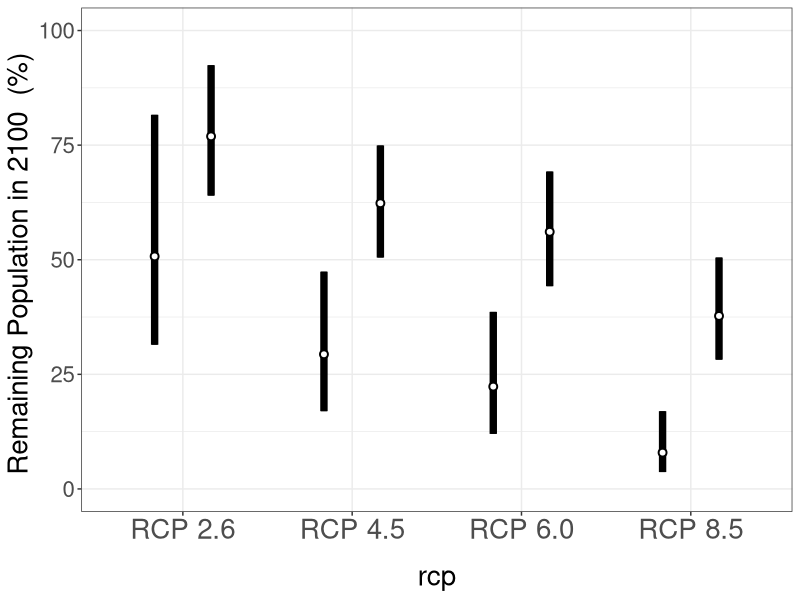

This chart was generated by the following R code:
betts_2005<-0.76
ipcc_ar5_1986_2005<-0

model_rate_birds<-0.0701
model_pop_birds<- -0.0474
model_pop_birds_lci<- -0.0251
model_pop_birds_uci<- -0.0692  

model_rate_mammals<-0.079
model_pop_mammals<- -0.0207
model_pop_mammals_lci<- -0.0066
model_pop_mammals_uci<- -0.0346  


pop_extrap<-function(year,temp, class){
  year_diff<-year - 2005
  temp_diff<-temp - ipcc_ar5_1986_2005#betts_2005
  rate<-temp_diff/year_diff
  
  if (class=="Birds"){
   rate_birds<-rate/model_rate_birds  
   lambda_mean<-rate_birds*model_pop_birds
   lambda_mean_lci<-rate_birds*model_pop_birds_lci
   lambda_mean_uci<-rate_birds*model_pop_birds_uci
   
   pop_decline<-(1 + lambda_mean)^year_diff
   pop_decline_lci<-(1 + lambda_mean_lci)^year_diff
   pop_decline_uci<-(1 + lambda_mean_uci)^year_diff
  
   pop_decline_int<-c(pop_decline_lci, pop_decline, pop_decline_uci) 
    } 
  if (class=="Mammals") {
      rate_mammals<-rate/model_rate_mammals  
      lambda_mean<-rate_mammals*model_pop_mammals
      lambda_mean_lci<-rate_mammals*model_pop_mammals_lci
      lambda_mean_uci<-rate_mammals*model_pop_mammals_uci
      
      pop_decline<- (1 + lambda_mean)^year_diff
      pop_decline_lci<-(1 + lambda_mean_lci)^year_diff
      pop_decline_uci<-(1 + lambda_mean_uci)^year_diff
      
      pop_decline_int<-c(pop_decline_lci, pop_decline, pop_decline_uci) 
  }

  return(pop_decline_int)
}

# years<-seq(2040,2100,10)
# temps<-rep(1.5, 7)
# birds<-rep("Birds",7)

year<-2100

Paris<-pop_extrap(year,1.5, "Birds")
Cancun<-pop_extrap(year,2, "Birds")

RCP2.6_blci<-pop_extrap(year,0.3, "Birds")
RCP2.6_bm<-pop_extrap(year,1, "Birds")
RCP2.6_buci<-pop_extrap(year,1.7, "Birds")

RCP4.5_blci<-pop_extrap(year,1.1, "Birds")
RCP4.5_bm<-pop_extrap(year,1.8, "Birds")
RCP4.5_buci<-pop_extrap(year,2.6, "Birds")

RCP6.0_blci<-pop_extrap(year,1.4, "Birds")
RCP6.0_bm<-pop_extrap(year,2.2, "Birds")
RCP6.0_buci<-pop_extrap(year,3.1, "Birds")

RCP8.5_blci<-pop_extrap(year,2.6, "Birds")
RCP8.5_bm<-pop_extrap(year,3.7, "Birds")
RCP8.5_buci<-pop_extrap(year,4.8, "Birds")


RCP2.6_mlci<-pop_extrap(year,0.3, "Mammals")
RCP2.6_mm<-pop_extrap(year,1.0, "Mammals")
RCP2.6_muci<-pop_extrap(year,1.7, "Mammals")

RCP4.5_mlci<-pop_extrap(year,1.1, "Mammals")
RCP4.5_mm<-pop_extrap(year,1.8, "Mammals")
RCP4.5_muci<-pop_extrap(year,2.6, "Mammals")

RCP6.0_mlci<-pop_extrap(year,1.4, "Mammals")
RCP6.0_mm<-pop_extrap(year,2.2, "Mammals")
RCP6.0_muci<-pop_extrap(year,3.1, "Mammals")

RCP8.5_mlci<-pop_extrap(year,2.6, "Mammals")
RCP8.5_mm<-pop_extrap(year,3.7, "Mammals")
RCP8.5_muci<-pop_extrap(year,4.8, "Mammals")

Class<-rep(c("Bird", "Mammal"), each=4)
rcp<-rep(c("RCP 2.6", "RCP 4.5", "RCP 6.0", "RCP 8.5"),2)
lci<-c(RCP2.6_blci[2],RCP4.5_blci[2],RCP6.0_blci[2],RCP8.5_blci[2],RCP2.6_mlci[2],RCP4.5_mlci[2],RCP6.0_mlci[2],RCP8.5_mlci[2] )
mean<-c(RCP2.6_bm[2],RCP4.5_bm[2],RCP6.0_bm[2],RCP8.5_bm[2],RCP2.6_mm[2],RCP4.5_mm[2],RCP6.0_mm[2],RCP8.5_mm[2] )
uci<-c(RCP2.6_buci[2],RCP4.5_buci[2],RCP6.0_buci[2],RCP8.5_buci[2],RCP2.6_muci[2],RCP4.5_muci[2],RCP6.0_muci[2],RCP8.5_muci[2] )


df<-data.frame(Class,rcp,lci, mean,uci)
df$lci<-df$lci*100
df$mean<-df$mean*100
df$uci<-df$uci*100

library(ggplot2)
q1<-ggplot(df, aes(colour=Class))
q1<- q1 + geom_linerange(aes(x=rcp, ymin=lci, ymax=uci), lwd=2.5, position = position_dodge(width=2/3))
q1<- q1 + geom_pointrange(aes(x= rcp, y=mean, ymin=lci, ymax=uci), lwd=2, position=position_dodge(width=2/3), shape=21, fill="White")
q1<- q1 + theme_bw() + labs(y = paste("Remaining Population in", year," (%)", x = "")) + theme(legend.position="none",text=element_text(size=20),axis.text.x=element_text(size=20) , axis.title.x = element_text(margin = unit(c(5, 0, 0, 0), "mm")))
q1<- q1 + scale_y_continuous(limits=(c(0,100)))
q1<- q1 + scale_color_manual(values=c("black", "black"))
q1
